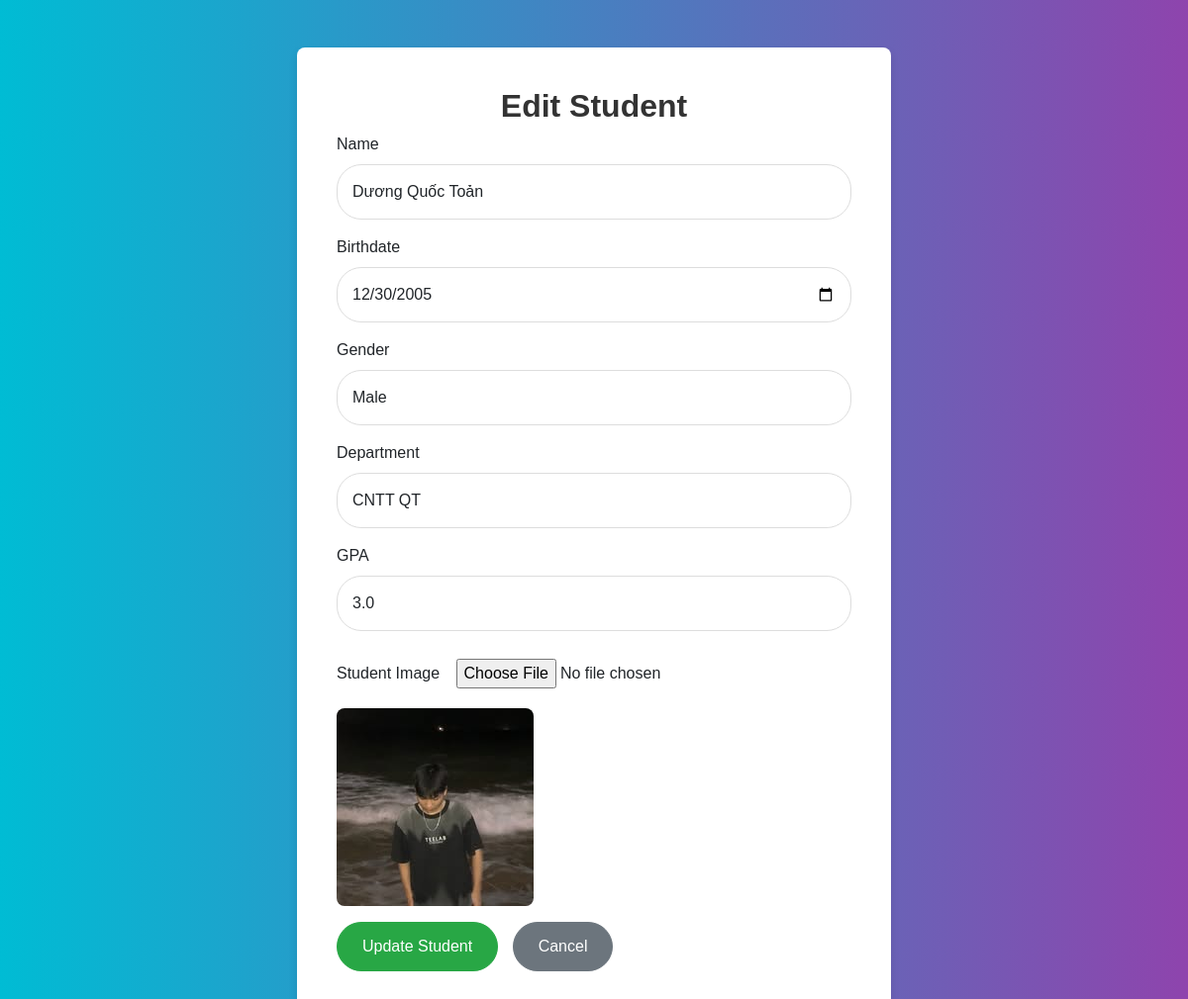
Page /edit/25 on the committed database.
### tables this page shows
CREATE TABLE students (
            id INTEGER PRIMARY KEY AUTOINCREMENT,
            name TEXT NOT NULL,
            birthdate TEXT,
            gender TEXT,
            department TEXT,
            gpa REAL
        , image TEXT);

### app.py (the view)
@app.route('/edit/<int:student_id>', methods=['GET', 'POST'])
def edit(student_id):
    if request.method == 'POST':
        StudentController.update_student(student_id, request, app.config['UPLOAD_FOLDER'])
        return redirect(url_for('students'))
    student = StudentController.get_student_by_id(student_id)
    return render_template('edit.html', student=student)

### controller/student_controller.py (called while the page is built)
    @staticmethod
    def get_student_by_id(student_id):
        return StudentModel.get_student_by_id(student_id)

### model/student_model.py (called while the page is built)
    @staticmethod
    def get_student_by_id(student_id):
        conn = sqlite3.connect(DB_NAME)
        cursor = conn.cursor()
        cursor.execute("SELECT * FROM students WHERE id=?", (student_id,))
        student = cursor.fetchone()
        conn.close()
        return student

### templates/edit.html (shortened to what this page needs)
<!DOCTYPE html>
<html lang="en">
<head>
    <link href="https://cdn.jsdelivr.net/npm/bootstrap@5.3.0/dist/css/bootstrap.min.css" rel="stylesheet">
</head>
<body>
    <div class="container mt-5">
        <h2 class="text-center">Edit Student</h2>
        <form id="edit-form" action="/edit/{{ student[0] }}" method="POST" enctype="multipart/form-data">
            <div class="mb-3">
                <label class="form-label">Name</label>
                <input
                    type="text"
                    class="form-control"
                    name="name"
                    value="{{ student[1] }}"
                    placeholder="Enter full name..."
                    required>
            </div>
            <div class="mb-3">
                <label class="form-label">Birthdate</label>
                <input
                    type="date"
                    class="form-control"
                    name="birthdate"
                    value="{{ student[2] }}"
                    required>
            </div>
            <div class="mb-3">
                <label class="form-label">Gender</label>
                <select class="form-control" name="gender">
                    <option value="Male" {% if student[3] == 'Male' %}selected{% endif %}>Male</option>
                </select>
            </div>
            <div class="mb-3">
                <label class="form-label">Department</label>
                <input
                    type="text"
                    class="form-control"
                    name="department"
                    value="{{ student[4] }}"
                    placeholder="Enter department..."
                    required>
            </div>
            <div class="mb-3">
                <label class="form-label">GPA</label>
                <input
                    type="number"
                    step="0.1"
                    class="form-control"
                    name="gpa"
                    value="{{ student[5] }}"
                    placeholder="0.0 ~ 4.0"
                    required>
            </div>
            <div class="mb-3">
                <label class="form-label">Student Image</label>
                <input
                    type="file"
                    class="form-control-file"
                    name="image"
                    accept="image/*">
                {% if student[6] %}
                    <img src="/static/uploads/{{ student[6] }}" alt="Student Image" class="mt-2">
                {% endif %}
            </div>
            <button type="submit" class="btn btn-success">Update Student</button>
            <a href="/students" class="btn btn-secondary">Cancel</a>
        </form>
    </div>
</body>
</html>

### templates/edit.html (style rules this page uses)
body { background: linear-gradient(to right, #00bcd4, #8e44ad); font-family: 'Arial', sans-serif; }
.container { max-width: 600px; background-color: white; padding: 40px; border-radius: 8px; box-shadow: 0 4px 8px rgba(0, 0, 0, 0.1); margin-top: 50px; }
h2 { color: #333; font-weight: bold; }
.form-control { border-radius: 25px; border-color: #ddd; padding: 15px; font-size: 16px; }
.btn { border-radius: 25px; padding: 12px 25px; font-size: 16px; transition: all 0.3s ease; }
.btn-success { background-color: #28a745; border-color: #28a745; }
.btn-secondary { background-color: #6c757d; border-color: #6c757d; }
.form-control-file { padding: 12px; border-radius: 25px; border-color: #ddd; }
.mb-3 { margin-bottom: 20px; }
.btn-secondary { margin-left: 10px; }
img { max-width: 100%; height: auto; border-radius: 8px; }

### rows in the picture
students: name "Dương Quốc Toản", birthdate "12/30/2005", gender "Male", department "CNTT QT", gpa "3.0", image (picture)
